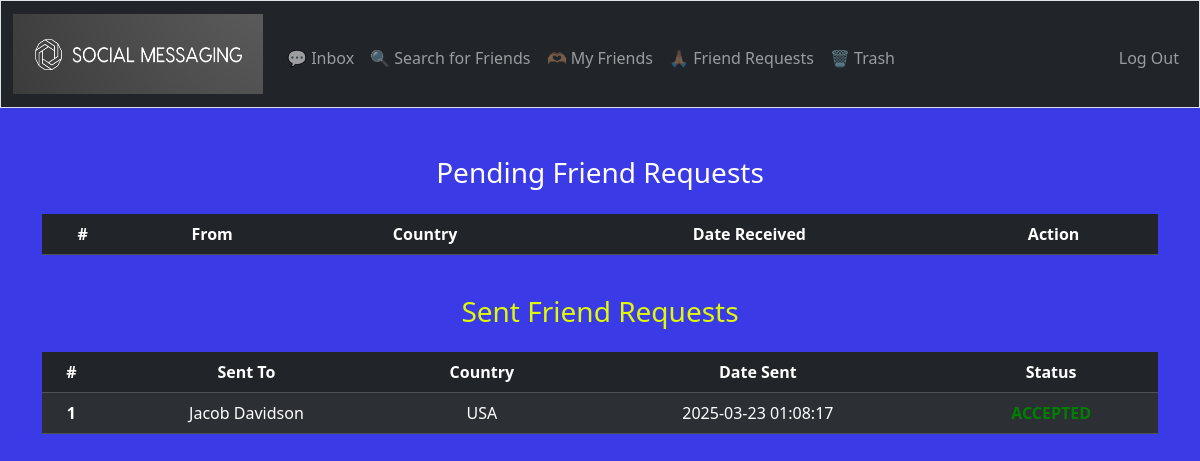
Before: /requests (signed in) with the older database file.
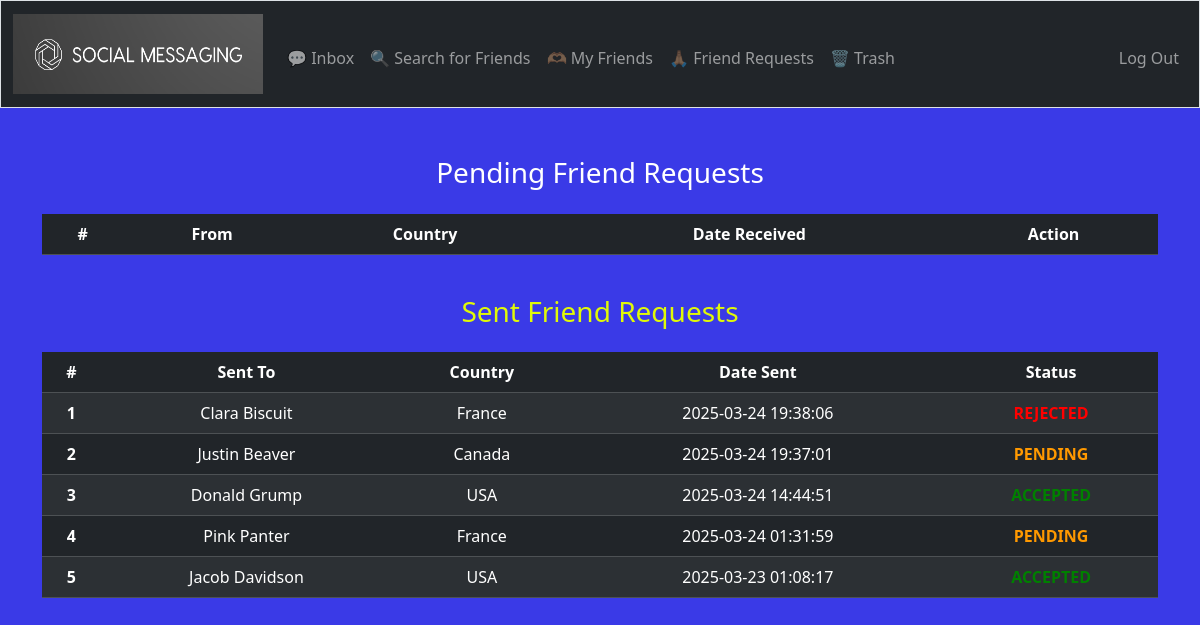
After: the same page with the newer database file.
### tables this page shows
CREATE TABLE "friends" (
    id INTEGER PRIMARY KEY,
    requester_id INTEGER,     -- The user who sent the friend request
    addressee_id INTEGER,     -- The user who received the friend request
    status TEXT CHECK(status IN ('pending', 'accepted', 'rejected')),
    request_date DATETIME DEFAULT CURRENT_TIMESTAMP,
    FOREIGN KEY (requester_id) REFERENCES users(id),
    FOREIGN KEY (addressee_id) REFERENCES users(id),
    UNIQUE(requester_id, addressee_id)
);

CREATE TABLE users (
    id INTEGER PRIMARY KEY,
    username TEXT UNIQUE,
    hash TEXT,
    full_name TEXT,
    country TEXT
);

### app.py (the view)
@app.route("/requests")
@login_required
def check_requests():
    addressee_id = session["user_id"]  # The logged-in user receiving requests
    requests = db.execute("SELECT u.username, u.country, u.full_name, f.requester_id, f.request_date FROM friends f JOIN users u ON u.id = f.requester_id WHERE f.addressee_id = ? AND f.status = 'pending' ORDER BY f.request_date DESC", addressee_id)
    sent_requests = db.execute("SELECT u.username, u.country, u.full_name, f.addressee_id, f.status, f.request_date FROM friends f JOIN users u ON u.id = f.addressee_id WHERE f.requester_id = ? ORDER BY f.request_date DESC", addressee_id)
    return render_template("requests.html", requests=requests,  sent_requests=sent_requests)

### app.py (called while the page is built)
@app.after_request
def after_request(response):
    response.headers["Cache-Control"] = "no-cache, no-store, must-revalidate"
    response.headers["Expires"] = 0
    response.headers["Pragma"] = "no-cache"
    return response

### helpers.py (called while the page is built)
def login_required(f):
    @wraps(f)
    def decorated_function(*args, **kwargs):
        if session.get("user_id") is None:
            return redirect("/login")
        return f(*args, **kwargs)
    return decorated_function

### templates/requests.html (shortened to what this page needs)
{% extends "layout.html" %}
{% block main %}
    <h3 style="color: white;">Pending Friend Requests</h3>
    <table class="table table-striped table-dark caption-top">
        <caption><strong style="color: white;"></strong></caption>
        <thead>
          <tr>
            <th scope="col">#</th>
            <th scope="col">From</th>
            <th scope="col">Country</th>
            <th scope="col">Date Received</th>
            <th scope="col">Action</th>
          </tr>
        </thead>
      </table>
      <br>
      <h3 style="color: rgb(224, 249, 7);">Sent Friend Requests</h3>
      <table class="table table-striped table-dark caption-top">
          <caption><strong style="color: white;"></strong></caption>
          <thead>
            <tr>
              <th scope="col">#</th>
              <th scope="col">Sent To</th>
              <th scope="col">Country</th>
              <th scope="col">Date Sent</th>
              <th scope="col">Status</th>
            </tr>
          </thead>
          <tbody>
            {% for request in  sent_requests %}
            <tr>
              <th scope="row">{{ loop.index }}</th>
              <td>{{ request.full_name }}</td>
              <td>{{ request.country }}</td>
              <td>{{ request.request_date }}</td>
              <td>
                {% if request.status == 'accepted' %}
                    <b class="status-accepted">{{ request.status | upper }}</b>
                {% elif request.status == 'rejected' %}
                    <b class="status-rejected">{{ request.status | upper }}</b>
                {% elif request.status == 'pending' %}
                    <b class="status-pending">{{ request.status | upper }}</b>
                {% else %}
                    <b>{{ request.status | upper }}</b>
                {% endif %}
            </td>
            </tr>
            {% endfor %}
          </tbody>
        </table>
{% endblock %}

Changed rows visible on the page:
added friends: full_name "Clara Biscuit", country "France", request_date "2025-03-24 19:38:06", status "REJECTED"
added friends: full_name "Justin Beaver", country "Canada", request_date "2025-03-24 19:37:01", status "PENDING"
added friends: full_name "Donald Grump", country "USA", request_date "2025-03-24 14:44:51", status "ACCEPTED"
added friends: full_name "Pink Panter", country "France", request_date "2025-03-24 01:31:59", status "PENDING"
